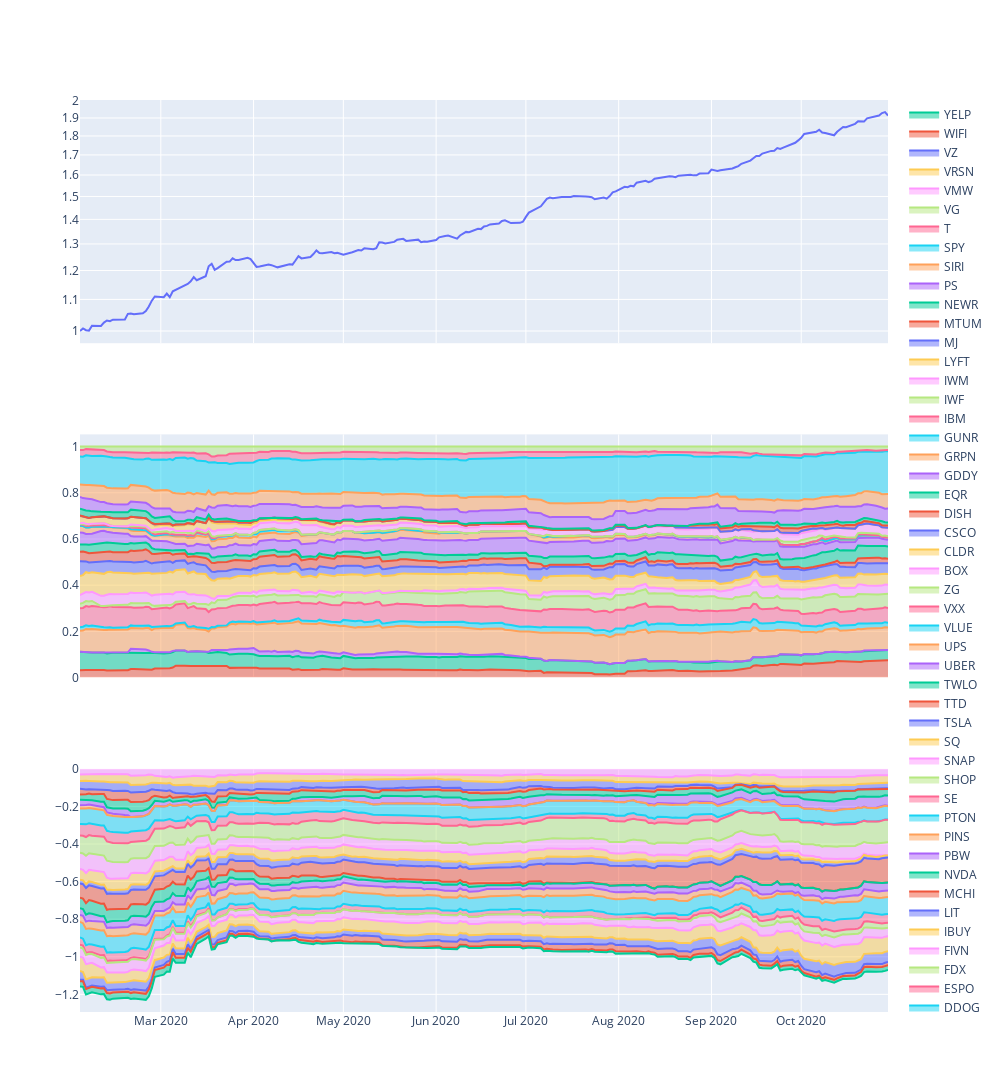

Source (notebook cell):
### Code cell
from plotly.subplots import make_subplots
import plotly.graph_objects as go

fig = make_subplots(rows=3, cols=1, shared_xaxes=True)

cum_returns = (r.returns_history+1).cumprod()
fig.add_trace(go.Scatter(x=cum_returns.index, y=cum_returns), row=1, col=1)
fig.update_yaxes(type="log", row=1, col=1)


long_allocations = r.allocation_history[[c for c in r.allocation_history.columns if c in LONG_CANDIDATES]]
for (k, v) in long_allocations.items():
    fig.add_trace(go.Scatter(x=r.allocation_history.index, y=v, name=k, stackgroup='one'), row=2, col=1)
    
short_allocations = r.allocation_history[[c for c in r.allocation_history.columns if c in SHORT_CANDIDATES]]
for (k, v) in short_allocations.items():
    fig.add_trace(go.Scatter(x=r.allocation_history.index, y=v, name=k, stackgroup='one'), row=3, col=1)

fig.update_layout(
    autosize=False,
    width=1000,
    height=1200,)
fig.show()

### Figure 1 — Plotly figure (JSON) as saved in the notebook; plotly's stock layout.template omitted (floating-point values rounded to 4 significant figures; data arrays with more than 128 entries replaced by an {"elided": "..."} marker saying what was removed)
{"data": [{"type": "scatter", "x": {"elided": "190 str values"}, "xaxis": "x", "y": {"elided": "190 float values"}, "yaxis": "y"}, {"name": "AMZN", "stackgroup": "one", "type": "scatter", "x": {"elided": "190 str values"}, "xaxis": "x2", "y": {"elided": "190 float values"}, "yaxis": "y2"}, {"name": "ARKK", "stackgroup": "one", "type": "scatter", "x": {"elided": "190 str values"}, "xaxis": "x2", "y": {"elided": "190 float values"}, "yaxis": "y2"}, {"name": "BABA", "stackgroup": "one", "type": "scatter", "x": {"elided": "190 str values"}, "xaxis": "x2", "y": {"elided": "190 float values"}, "yaxis": "y2"}, {"name": "BLK", "stackgroup": "one", "type": "scatter", "x": {"elided": "190 str values"}, "xaxis": "x2", "y": {"elided": "190 float values"}, "yaxis": "y2"}, {"name": "DDOG", "stackgroup": "one", "type": "scatter", "x": {"elided": "190 str values"}, "xaxis": "x2", "y": {"elided": "190 float values"}, "yaxis": "y2"}, {"name": "ESPO", "stackgroup": "one", "type": "scatter", "x": {"elided": "190 str values"}, "xaxis": "x2", "y": {"elided": "190 float values"}, "yaxis": "y2"}, {"name": "FDX", "stackgroup": "one", "type": "scatter", "x": {"elided": "190 str values"}, "xaxis": "x2", "y": {"elided": "190 float values"}, "yaxis": "y2"}, {"name": "FIVN", "stackgroup": "one", "type": "scatter", "x": {"elided": "190 str values"}, "xaxis": "x2", "y": {"elided": "190 float values"}, "yaxis": "y2"}, {"name": "IBUY", "stackgroup": "one", "type": "scatter", "x": {"elided": "190 str values"}, "xaxis": "x2", "y": {"elided": "190 float values"}, "yaxis": "y2"}, {"name": "LIT", "stackgroup": "one", "type": "scatter", "x": {"elided": "190 str values"}, "xaxis": "x2", "y": {"elided": "190 float values"}, "yaxis": "y2"}, {"name": "MCHI", "stackgroup": "one", "type": "scatter", "x": {"elided": "190 str values"}, "xaxis": "x2", "y": {"elided": "190 float values"}, "yaxis": "y2"}, {"name": "NVDA", "stackgroup": "one", "type": "scatter", "x": {"elided": "190 str values"}, "xaxis": "x2", "y": {"elided": "190 float values"}, "yaxis": "y2"}, {"name": "PBW", "stackgroup": "one", "type": "scatter", "x": {"elided": "190 str values"}, "xaxis": "x2", "y": {"elided": "190 float values"}, "yaxis": "y2"}, {"name": "PINS", "stackgroup": "one", "type": "scatter", "x": {"elided": "190 str values"}, "xaxis": "x2", "y": {"elided": "190 float values"}, "yaxis": "y2"}, {"name": "PTON", "stackgroup": "one", "type": "scatter", "x": {"elided": "190 str values"}, "xaxis": "x2", "y": {"elided": "190 float values"}, "yaxis": "y2"}, {"name": "SE", "stackgroup": "one", "type": "scatter", "x": {"elided": "190 str values"}, "xaxis": "x2", "y": {"elided": "190 float values"}, "yaxis": "y2"}, {"name": "SHOP", "stackgroup": "one", "type": "scatter", "x": {"elided": "190 str values"}, "xaxis": "x2", "y": {"elided": "190 float values"}, "yaxis": "y2"}, {"name": "SNAP", "stackgroup": "one", "type": "scatter", "x": {"elided": "190 str values"}, "xaxis": "x2", "y": {"elided": "190 float values"}, "yaxis": "y2"}, {"name": "SQ", "stackgroup": "one", "type": "scatter", "x": {"elided": "190 str values"}, "xaxis": "x2", "y": {"elided": "190 float values"}, "yaxis": "y2"}, {"name": "TSLA", "stackgroup": "one", "type": "scatter", "x": {"elided": "190 str values"}, "xaxis": "x2", "y": {"elided": "190 float values"}, "yaxis": "y2"}, {"name": "TTD", "stackgroup": "one", "type": "scatter", "x": {"elided": "190 str values"}, "xaxis": "x2", "y": {"elided": "190 float values"}, "yaxis": "y2"}, {"name": "TWLO", "stackgroup": "one", "type": "scatter", "x": {"elided": "190 str values"}, "xaxis": "x2", "y": {"elided": "190 float values"}, "yaxis": "y2"}, {"name": "UBER", "stackgroup": "one", "type": "scatter", "x": {"elided": "190 str values"}, "xaxis": "x2", "y": {"elided": "190 float values"}, "yaxis": "y2"}, {"name": "UPS", "stackgroup": "one", "type": "scatter", "x": {"elided": "190 str values"}, "xaxis": "x2", "y": {"elided": "190 float values"}, "yaxis": "y2"}, {"name": "VLUE", "stackgroup": "one", "type": "scatter", "x": {"elided": "190 str values"}, "xaxis": "x2", "y": {"elided": "190 float values"}, "yaxis": "y2"}, {"name": "VXX", "stackgroup": "one", "type": "scatter", "x": {"elided": "190 str values"}, "xaxis": "x2", "y": {"elided": "190 float values"}, "yaxis": "y2"}, {"name": "ZG", "stackgroup": "one", "type": "scatter", "x": {"elided": "190 str values"}, "xaxis": "x2", "y": {"elided": "190 float values"}, "yaxis": "y2"}, {"name": "BOX", "stackgroup": "one", "type": "scatter", "x": {"elided": "190 str values"}, "xaxis": "x3", "y": {"elided": "190 float values"}, "yaxis": "y3"}, {"name": "CLDR", "stackgroup": "one", "type": "scatter", "x": {"elided": "190 str values"}, "xaxis": "x3", "y": {"elided": "190 float values"}, "yaxis": "y3"}, {"name": "CSCO", "stackgroup": "one", "type": "scatter", "x": {"elided": "190 str values"}, "xaxis": "x3", "y": {"elided": "190 float values"}, "yaxis": "y3"}, {"name": "DISH", "stackgroup": "one", "type": "scatter", "x": {"elided": "190 str values"}, "xaxis": "x3", "y": {"elided": "190 float values"}, "yaxis": "y3"}, {"name": "EQR", "stackgroup": "one", "type": "scatter", "x": {"elided": "190 str values"}, "xaxis": "x3", "y": {"elided": "190 float values"}, "yaxis": "y3"}, {"name": "GDDY", "stackgroup": "one", "type": "scatter", "x": {"elided": "190 str values"}, "xaxis": "x3", "y": {"elided": "190 float values"}, "yaxis": "y3"}, {"name": "GRPN", "stackgroup": "one", "type": "scatter", "x": {"elided": "190 str values"}, "xaxis": "x3", "y": {"elided": "190 float values"}, "yaxis": "y3"}, {"name": "GUNR", "stackgroup": "one", "type": "scatter", "x": {"elided": "190 str values"}, "xaxis": "x3", "y": {"elided": "190 float values"}, "yaxis": "y3"}, {"name": "IBM", "stackgroup": "one", "type": "scatter", "x": {"elided": "190 str values"}, "xaxis": "x3", "y": {"elided": "190 float values"}, "yaxis": "y3"}, {"name": "IWF", "stackgroup": "one", "type": "scatter", "x": {"elided": "190 str values"}, "xaxis": "x3", "y": {"elided": "190 float values"}, "yaxis": "y3"}, {"name": "IWM", "stackgroup": "one", "type": "scatter", "x": {"elided": "190 str values"}, "xaxis": "x3", "y": {"elided": "190 float values"}, "yaxis": "y3"}, {"name": "LYFT", "stackgroup": "one", "type": "scatter", "x": {"elided": "190 str values"}, "xaxis": "x3", "y": {"elided": "190 float values"}, "yaxis": "y3"}, {"name": "MJ", "stackgroup": "one", "type": "scatter", "x": {"elided": "190 str values"}, "xaxis": "x3", "y": {"elided": "190 float values"}, "yaxis": "y3"}, {"name": "MTUM", "stackgroup": "one", "type": "scatter", "x": {"elided": "190 str values"}, "xaxis": "x3", "y": {"elided": "190 float values"}, "yaxis": "y3"}, {"name": "NEWR", "stackgroup": "one", "type": "scatter", "x": {"elided": "190 str values"}, "xaxis": "x3", "y": {"elided": "190 float values"}, "yaxis": "y3"}, {"name": "PS", "stackgroup": "one", "type": "scatter", "x": {"elided": "190 str values"}, "xaxis": "x3", "y": {"elided": "190 float values"}, "yaxis": "y3"}, {"name": "SIRI", "stackgroup": "one", "type": "scatter", "x": {"elided": "190 str values"}, "xaxis": "x3", "y": {"elided": "190 float values"}, "yaxis": "y3"}, {"name": "SPY", "stackgroup": "one", "type": "scatter", "x": {"elided": "190 str values"}, "xaxis": "x3", "y": {"elided": "190 float values"}, "yaxis": "y3"}, {"name": "T", "stackgroup": "one", "type": "scatter", "x": {"elided": "190 str values"}, "xaxis": "x3", "y": {"elided": "190 float values"}, "yaxis": "y3"}, {"name": "VG", "stackgroup": "one", "type": "scatter", "x": {"elided": "190 str values"}, "xaxis": "x3", "y": {"elided": "190 float values"}, "yaxis": "y3"}, {"name": "VMW", "stackgroup": "one", "type": "scatter", "x": {"elided": "190 str values"}, "xaxis": "x3", "y": {"elided": "190 float values"}, "yaxis": "y3"}, {"name": "VRSN", "stackgroup": "one", "type": "scatter", "x": {"elided": "190 str values"}, "xaxis": "x3", "y": {"elided": "190 float values"}, "yaxis": "y3"}, {"name": "VZ", "stackgroup": "one", "type": "scatter", "x": {"elided": "190 str values"}, "xaxis": "x3", "y": {"elided": "190 float values"}, "yaxis": "y3"}, {"name": "WIFI", "stackgroup": "one", "type": "scatter", "x": {"elided": "190 str values"}, "xaxis": "x3", "y": {"elided": "190 float values"}, "yaxis": "y3"}, {"name": "YELP", "stackgroup": "one", "type": "scatter", "x": {"elided": "190 str values"}, "xaxis": "x3", "y": {"elided": "190 float values"}, "yaxis": "y3"}], "layout": {"autosize": false, "height": 1200, "width": 1000, "xaxis": {"anchor": "y", "domain": [0, 1], "matches": "x3", "showticklabels": false}, "xaxis2": {"anchor": "y2", "domain": [0, 1], "matches": "x3", "showticklabels": false}, "xaxis3": {"anchor": "y3", "domain": [0, 1]}, "yaxis": {"anchor": "x", "domain": [0.7333, 1], "type": "log"}, "yaxis2": {"anchor": "x2", "domain": [0.3667, 0.6333]}, "yaxis3": {"anchor": "x3", "domain": [0, 0.2667]}}}
